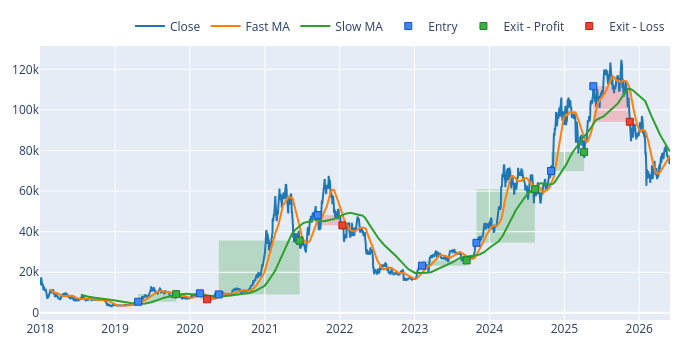

Source (notebook cell):
### Code cell
fig = price.vbt.plot(trace_kwargs=dict(name='Close'))
fast_ma.ma.vbt.plot(trace_kwargs=dict(name='Fast MA'), fig=fig)
slow_ma.ma.vbt.plot(trace_kwargs=dict(name='Slow MA'), fig=fig)
pf.positions.plot(close_trace_kwargs=dict(visible=False), fig=fig).show()

### Figure 1 — Plotly figure (JSON) as saved in the notebook; plotly's stock layout.template omitted (floating-point values rounded to 4 significant figures; data arrays with more than 128 entries replaced by an {"elided": "..."} marker saying what was removed)
{"data": [{"name": "Close", "showlegend": true, "type": "scatter", "uid": "bf05e655-c69d-4f28-a395-cf2d13ffcb33", "x": {"elided": "3074 str values"}, "y": {"elided": "3074 float values"}}, {"name": "Fast MA", "showlegend": true, "type": "scatter", "uid": "aa21beca-5121-486b-9d33-ccf60bea080b", "x": {"elided": "3074 str values"}, "y": {"elided": "3074 float values"}}, {"name": "Slow MA", "showlegend": true, "type": "scatter", "uid": "54a1fd6f-1ca1-4d19-8760-44aec2a27514", "x": {"elided": "3074 str values"}, "y": {"elided": "3074 float values"}}, {"line": {"color": "#1f77b4"}, "name": "Close", "showlegend": true, "type": "scatter", "uid": "b9f29aaf-21ce-4c2b-9ed4-c9ddfb991306", "visible": false, "x": {"elided": "3074 str values"}, "y": {"elided": "3074 float values"}}, {"customdata": [[0, 0.01821, 0.4975, "Long"], [1, 0.0173, 0.8333, "Long"], [2, 0.0126, 0.5722, "Long"], [3, 0.009222, 2.221, "Long"], [4, 0.01692, 1.968, "Long"], [5, 0.01254, 2.163, "Long"], [6, 0.01082, 3.783, "Long"], [7, 0.007603, 4.245, "Long"]], "hovertemplate": "Position Id: %{customdata[0]}<br>Size: %{customdata[1]:.6f}<br>Entry Timestamp: %{x}<br>Avg Entry Price: %{y}<br>Entry Fees: %{customdata[2]:.6f}<br>Direction: %{customdata[3]}", "marker": {"color": "#4285F4", "line": {"color": "rgb(11,84,205)", "width": 1}, "size": 7, "symbol": "square"}, "mode": "markers", "name": "Entry", "type": "scatter", "uid": "0ba62598-3181-4683-ae4b-2877634a5b6d", "x": ["2019-04-24T00:00:00+00:00", "2020-02-19T00:00:00+00:00", "2020-05-21T00:00:00+00:00", "2021-09-15T00:00:00+00:00", "2023-02-07T00:00:00+00:00", "2023-10-30T00:00:00+00:00", "2024-10-28T00:00:00+00:00", "2025-05-22T00:00:00+00:00"], "y": [5465.0, 9633.0, 9082.0, 48180.0, 23260.0, 34500.0, 69910.0, 111700.0]}, {"customdata": [[0, 0.01821, 0.8416, 67.49, 0.6783, "Long", "185 days 00:00:00"], [2, 0.0126, 2.244, 331.5, 2.897, "Long", "394 days 00:00:00"], [4, 0.01692, 2.185, 39.3, 0.09988, "Long", "217 days 00:00:00"], [5, 0.01254, 3.821, 325.6, 0.7526, "Long", "285 days 00:00:00"], [6, 0.01082, 4.288, 92.88, 0.1228, "Long", "161 days 00:00:00"]], "hovertemplate": "Position Id: %{customdata[0]}<br>Size: %{customdata[1]:.6f}<br>Exit Timestamp: %{x}<br>Avg Exit Price: %{y}<br>Exit Fees: %{customdata[2]:.6f}<br>PnL: %{customdata[3]:.6f}<br>Return: %{customdata[4]:.2%}<br>Direction: %{customdata[5]}<br>Duration: %{customdata[6]}", "marker": {"color": "#37B13F", "line": {"color": "rgb(38,123,44)", "width": 1}, "size": 7, "symbol": "square"}, "mode": "markers", "name": "Exit - Profit", "type": "scatter", "uid": "d88f10dd-b039-4bf8-a406-96960f12f6e2", "x": ["2019-10-26T00:00:00+00:00", "2021-06-19T00:00:00+00:00", "2023-09-12T00:00:00+00:00", "2024-08-10T00:00:00+00:00", "2025-04-07T00:00:00+00:00"], "y": [9245.0, 35620.0, 25830.0, 60950.0, 79240.0]}, {"customdata": [[1, 0.0173, 0.5779, -52.49, -0.3149, "Long", "35 days 00:00:00"], [3, 0.009222, 1.987, -51.03, -0.1148, "Long", "121 days 00:00:00"], [7, 0.007603, 3.58, -140.8, -0.1659, "Long", "178 days 00:00:00"]], "hovertemplate": "Position Id: %{customdata[0]}<br>Size: %{customdata[1]:.6f}<br>Exit Timestamp: %{x}<br>Avg Exit Price: %{y}<br>Exit Fees: %{customdata[2]:.6f}<br>PnL: %{customdata[3]:.6f}<br>Return: %{customdata[4]:.2%}<br>Direction: %{customdata[5]}<br>Duration: %{customdata[6]}", "marker": {"color": "#EA4335", "line": {"color": "rgb(181,31,18)", "width": 1}, "size": 7, "symbol": "square"}, "mode": "markers", "name": "Exit - Loss", "type": "scatter", "uid": "d2b30635-62c6-4835-8c32-15c1234d201c", "x": ["2020-03-25T00:00:00+00:00", "2022-01-14T00:00:00+00:00", "2025-11-16T00:00:00+00:00"], "y": [6681.0, 43100.0, 94180.0]}], "layout": {"height": 350, "legend": {"orientation": "h", "traceorder": "normal", "x": 1, "xanchor": "right", "y": 1.02, "yanchor": "bottom"}, "margin": {"b": 30, "l": 30, "r": 30, "t": 30}, "shapes": [{"fillcolor": "green", "layer": "below", "line": {"width": 0}, "opacity": 0.2, "type": "rect", "x0": "2019-04-24T00:00:00+00:00", "x1": "2019-10-26T00:00:00+00:00", "xref": "x", "y0": 5465.0, "y1": 9245.0, "yref": "y"}, {"fillcolor": "green", "layer": "below", "line": {"width": 0}, "opacity": 0.2, "type": "rect", "x0": "2020-05-21T00:00:00+00:00", "x1": "2021-06-19T00:00:00+00:00", "xref": "x", "y0": 9082.0, "y1": 35620.0, "yref": "y"}, {"fillcolor": "green", "layer": "below", "line": {"width": 0}, "opacity": 0.2, "type": "rect", "x0": "2023-02-07T00:00:00+00:00", "x1": "2023-09-12T00:00:00+00:00", "xref": "x", "y0": 23260.0, "y1": 25830.0, "yref": "y"}, {"fillcolor": "green", "layer": "below", "line": {"width": 0}, "opacity": 0.2, "type": "rect", "x0": "2023-10-30T00:00:00+00:00", "x1": "2024-08-10T00:00:00+00:00", "xref": "x", "y0": 34500.0, "y1": 60950.0, "yref": "y"}, {"fillcolor": "green", "layer": "below", "line": {"width": 0}, "opacity": 0.2, "type": "rect", "x0": "2024-10-28T00:00:00+00:00", "x1": "2025-04-07T00:00:00+00:00", "xref": "x", "y0": 69910.0, "y1": 79240.0, "yref": "y"}, {"fillcolor": "red", "layer": "below", "line": {"width": 0}, "opacity": 0.2, "type": "rect", "x0": "2020-02-19T00:00:00+00:00", "x1": "2020-03-25T00:00:00+00:00", "xref": "x", "y0": 9633.0, "y1": 6681.0, "yref": "y"}, {"fillcolor": "red", "layer": "below", "line": {"width": 0}, "opacity": 0.2, "type": "rect", "x0": "2021-09-15T00:00:00+00:00", "x1": "2022-01-14T00:00:00+00:00", "xref": "x", "y0": 48180.0, "y1": 43100.0, "yref": "y"}, {"fillcolor": "red", "layer": "below", "line": {"width": 0}, "opacity": 0.2, "type": "rect", "x0": "2025-05-22T00:00:00+00:00", "x1": "2025-11-16T00:00:00+00:00", "xref": "x", "y0": 111700.0, "y1": 94180.0, "yref": "y"}], "width": 700}}
